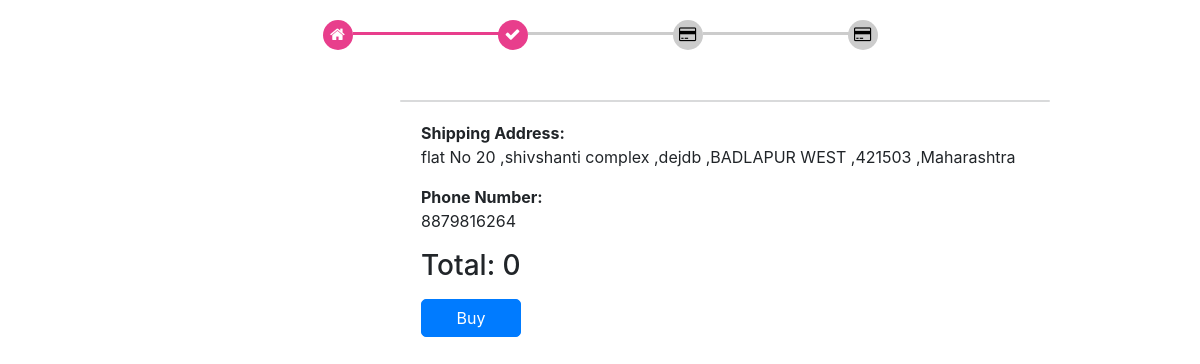
The app's page /tp.php (signed in) with its own data.
### tables this page shows
CREATE TABLE `address` (
  `id` int(11) NOT NULL,
  `username` varchar(255) NOT NULL,
  `firstname` varchar(255) NOT NULL,
  `lastname` varchar(255) NOT NULL,
  `phno` bigint(20) NOT NULL,
  `houseno` varchar(255) NOT NULL,
  `area` varchar(255) NOT NULL,
  `pincode` varchar(255) NOT NULL,
  `state` varchar(255) NOT NULL,
  `city` varchar(255) NOT NULL
);

### tp.php (the view, shortened to what this page needs)
<!doctype html>
<html lang="en">
  <head>
    <link rel="stylesheet" href="https://stackpath.bootstrapcdn.com/bootstrap/4.5.2/css/bootstrap.min.css">
    <link rel="stylesheet" href="https://maxcdn.bootstrapcdn.com/bootstrap/4.0.0/css/bootstrap.min.css">
<link rel="stylesheet" href="https://cdnjs.cloudflare.com/ajax/libs/font-awesome/4.7.0/css/font-awesome.min.css">
</head>
<body>
  <form action="" method="POST">
    <div class="multistep-container">
  <div class="multistep-form-area">
    <div class="form-box">
      <ul class="active-button">
          <li class="active">
            <span class="round-btn"><div class="fa fa-home"></div></span>
          </li>
          <li class="active">
            <span class="round-btn"><div class=" fa fa-check"></div>
            </span>
          </li>
          <li >
            <span class="round-btn"><div class="fa fa-credit-card"></div></span>
          </li>
          <li>
              <span class="round-btn"><div class="fa fa-credit-card"></div></span>
          </li>
        </ul>
     </div>
   </div>
 </div>
</form>
  <?php
          $con = mysqli_connect("localhost","root","","login1");
          $sql="select * from address ";
          $sq = mysqli_query($con,$sql);
          $res = mysqli_fetch_array($sq);
          $phno = $res['phno'];
          $houseno = $res['houseno'];
          $area = $res['area'];
          $pincode = $res['pincode'];
          $state = $res['state'];
          $city = $res['city'];
     ?>
     <?php
$final_price=0;
    ?>
         <section class="bCards">
            <div class="detail">
                <div class="card bg-light text-black cardHover"style="max-width: 650px;" >
            <div class="card-img-overlay">
              <p class="card-text"><b>Shipping Address:</b> <?php echo" <br>"; echo $houseno;echo" ,";echo $area; echo " ,";echo $city;echo " ,";echo $pincode; echo " ,";echo $state;?></p>
               <p class="card-text"> <b>Phone Number:</b><?php echo" <br>";  echo $phno; ?></p>
                <h3> <label id="" >Total:</label> <?php echo $final_price;?></h3>
               <input type="button" name="" class="btn btn-primary" value="Buy"style="border-radius: 5px; width:100px;" action="test_connection.php">
            </div>
          </div>
            </div>
          </section>
  <br><br><br><br><br>
</body>
</html>

### tp.php (style rules this page uses)
* { padding: 0; margin: 0; box-sizing: border-box; }
.bCards { margin-top: 50px ; padding-left: 400px; }
.cardHover { transition: .5s; }
.multistep-container { margin-top: 20px; }
.multistep-container .active-button { display: table; margin: auto; padding-left: 0; overflow: hidden; }
.multistep-container .active-button li { display: inline-block; width: 175px; }
.multistep-container .active-button li .round-btn { width: 30px; height: 30px; border-radius: 50%; background-color: #ccc; display: block; color: #000; text-align: center; font-family: 'poppins'; font-weight:500; line-height: 30px; max-width: 100%; margin: auto; position: relative; z-index: 1; }
.active { color: var(--pink); border-color: pink; }
.multistep-container .active-button li.active .round-btn { background-color: var(--pink); color:white; }
.multistep-container .active-button li:not(:first-child) .round-btn:before { position: absolute; content: ''; margin-left: 3px; width: 148px; height: 3px; background-color: #ccc; left: -148px; top : 50% ; transform: translateY(-100%); transform: 0.5s; z-index: -1; }
.multistep-container .active-button li.active:not(:first-child) .round-btn:before { background-color: var(--pink); }

### records on screen
address: houseno "flat No 20 ,shivshanti complex", area "dejdb", city "BADLAPUR WEST", pincode "421503", state "Maharashtra", phno "8879816264"

### other values on screen
$final_price "0"
